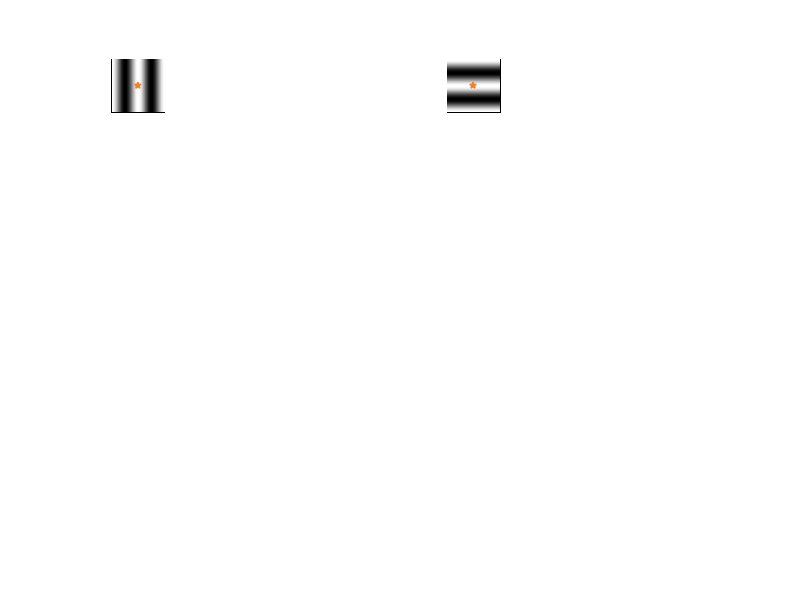

Here is the MATLAB script that generated this plot: (Note: this script raises an error after producing the figure.)
clear;
load("images.mat");

n = 1;
dphi = 0.001;
blackboarder = 20;

%% DISPLAY
figure;
for jj = 1:3
    % generating cosine fringes
    phi = (-1:dphi:1)*n*2*pi - 2*(jj-1)*pi/3;
    i = cos(phi./2).^2;

    I = repmat(i, [2001 1]);
    It = repmat(i',[1 2001]);

    % insert black border
    I1 = zeros(2*blackboarder+2001, 2*blackboarder+2001);
    I2 = I1;
    I1(blackboarder+1:blackboarder+2001, blackboarder+1:blackboarder+2001) = I;
    I2(blackboarder+1:blackboarder+2001, blackboarder+1:blackboarder+2001) = It;
    
    % display fringes
    for kk = 1:2
        if kk == 1
            subplot(1+length(images), 6, jj);
            imagesc(I1);
        else
            subplot(1+length(images), 6, jj+3);
            imagesc(I2);
        end
        axis image off; colormap(gca, 'gray');
        hold on;
        plot(1001, 1001, 'p', 'LineWidth', 1,...
            'MarkerEdgeColor', [245 128 42]./255,...
            'MarkerFaceColor', [245 128 42]./255,...
            'MarkerSize', 5);
        hold off;
    end
    
    for mm = 1:length(images)
        % normalization for display
        dispMin = min(images(mm).psf, [], 'all');
        dispMax = max(images(mm).psf, [], 'all');

        for nn = 1:size(images(mm).psf, 3)
            subplot(1+length(images), 6, 6*mm+3*(nn-1)+jj);
            imagesc(images(mm).psf(:,:,nn,jj));
            axis image off; colormap(gca, 'hot');
            clim([dispMin dispMax]);
        end
    end

end

